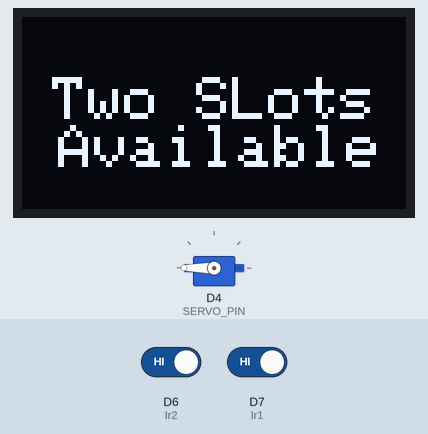
The sketch below on a simulated ESP8266 (NodeMCU). Shown: servo, 128×64 one-colour display. Inputs (shaded band) come from the test bench; at power-on: D6 (Ir2) HIGH, D7 (Ir1) HIGH. WiFi joins after 1.5 s; servers stay silent unless stated.

Above: at 3.0 s.
3.1 s: D6 (Ir2) driven LOW
At 4.5 s:
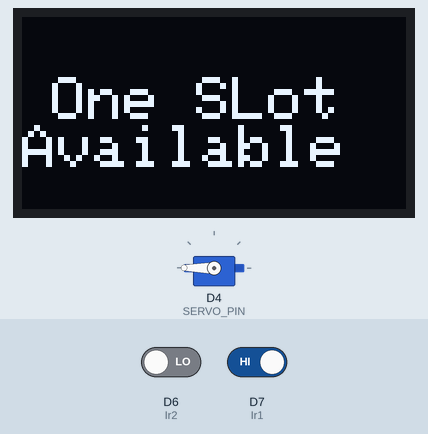
5.5 s: D7 (Ir1) driven LOW
At 6.4 s:
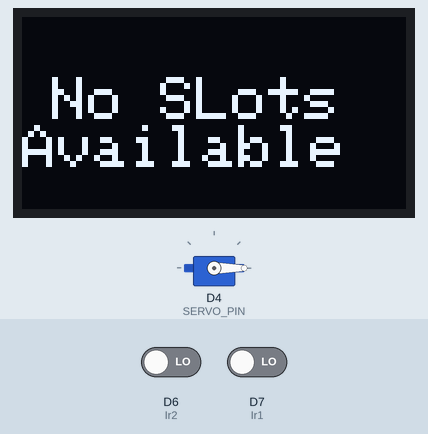
7.4 s: D7 (Ir1) driven HIGH
At 8.4 s:
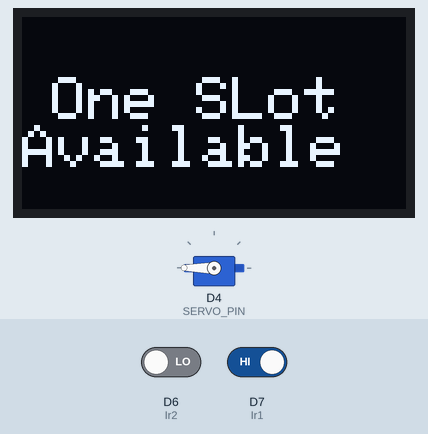
9.3 s: D6 (Ir2) driven HIGH
At 10.3 s:
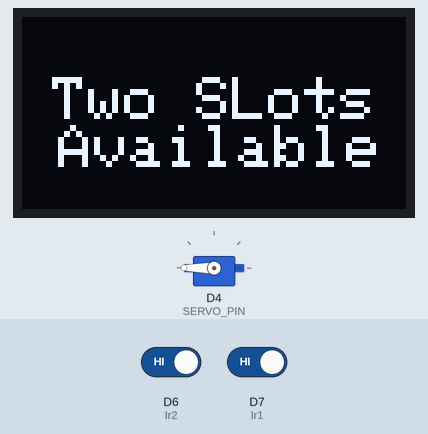
Timing chart, 0 to 12.1 s (numbered marks = the images above; inputs shaded):
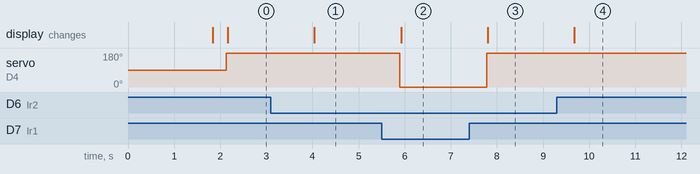

The sketch:

index.ino
```cpp
#define BLYNK_TEMPLATE_ID "ADD_YOUR_BLYNK_TEMPLATE_ID"
#define BLYNK_TEMPLATE_NAME "ADD_YOUR_BLYNK_TEMPLATE_NAME"
#define BLYNK_AUTH_TOKEN "ADD_YOUR_BLYNK_AUTH_TOKEN"

/* Comment this out to disable prints and save space */
#define BLYNK_PRINT Serial
#define Ir1 D7
#define Ir2 D6

#include <Servo.h>

Servo myServo;  // Create servo object

#define SERVO_PIN D4  // Servo connected to GPIO2 (D4 on NodeMCU)

#include <Wire.h>
#include <Adafruit_GFX.h>
#include <Adafruit_SSD1306.h>

#define SCREEN_WIDTH 128  // OLED display width
#define SCREEN_HEIGHT 64  // OLED display height

#define OLED_RESET -1  // Reset pin (not used)
Adafruit_SSD1306 display(SCREEN_WIDTH, SCREEN_HEIGHT, &Wire, OLED_RESET);


#include <ESP8266WiFi.h>
#include <BlynkSimpleEsp8266.h>

// Your WiFi credentials.
// Set password to "" for open networks.
char ssid[] = "WIFI_NAME";
char pass[] = "WIFI_PASSWORD";

void setup()
{

  // Debug console
  Serial.begin(115200);
  pinMode(Ir1,INPUT);
  pinMode(Ir2,INPUT);
  Blynk.begin(BLYNK_AUTH_TOKEN, ssid, pass);

   myServo.attach(SERVO_PIN);

  if (!display.begin(SSD1306_SWITCHCAPVCC, 0x3C)) {  // 0x3C is the I2C address
        Serial.println("SSD1306 allocation failed");
        for (;;);  // Stop execution if display initialization fails
    }

}

void loop()
{
  Blynk.run();
  int s1=digitalRead(Ir1);
  int s2=digitalRead(Ir2);

  if (s1==0)
  {
    s1=1;
    }
   else
   {
    s1=0;
    }
  if (s2==0)
  {
    s2=1;
    }
   else
   {
    s2=0;
    }
  Blynk.virtualWrite(V0,s1);
  Blynk.virtualWrite(V1,s2);
  delay(300);
  if (s1==0 && s2==0)
  {
    Blynk.virtualWrite(V2,"Two SLots Available");
    myServo.write(180);
    display.clearDisplay();
    display.setTextSize(2);       // Text size
    display.setTextColor(WHITE);  // White text
    display.setCursor(10, 20);    // Position
    display.println("Two SLots Available");
    display.display();
    delay(300);
    }
   if (s1==1 && s2==0)
  {
    Blynk.virtualWrite(V2,"One SLot Available");
          myServo.write(180);
       display.clearDisplay();
    display.setTextSize(2);       // Text size
    display.setTextColor(WHITE);  // White text
    display.setCursor(10, 20);    // Position
    display.println("One SLot Available");
    display.display();
    delay(300);
    }
   if (s1==0 && s2==1)
  {
    Blynk.virtualWrite(V2,"One SLot Available");
        myServo.write(180);
         display.clearDisplay();
    display.setTextSize(2);       // Text size
    display.setTextColor(WHITE);  // White text
    display.setCursor(10, 20);    // Position
    display.println("One SLot Available");
    display.display();
    delay(300);
    }
   if (s1==1 && s2==1)
  {
    Blynk.virtualWrite(V2,"No SLots Available");
      myServo.write(0);
         display.clearDisplay();
    display.setTextSize(2);       // Text size
    display.setTextColor(WHITE);  // White text
    display.setCursor(10, 20);    // Position
    display.println("No SLots Available");
    display.display();
    delay(300);
    }
}
```

Measured:
- after the input at 3.1 s, the display: changes after 0.94 s (image 1)
- after the input at 5.5 s, servo on D4 (SERVO_PIN): 180° → 0° after 0.40 s; the display: changes after 0.42 s (image 2)
- after the input at 7.4 s, servo on D4 (SERVO_PIN): 0° → 180° after 0.38 s; the display: changes after 0.40 s (image 3)
- after the input at 9.3 s, the display: changes after 0.38 s (image 4)
